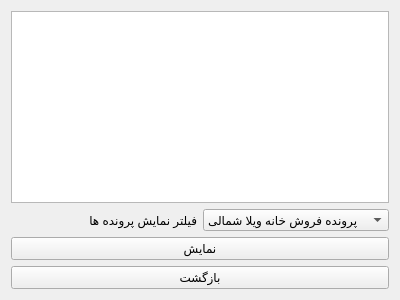
<?xml version="1.0" encoding="UTF-8"?>
<ui version="4.0">
 <class>parvande_page</class>
 <widget class="QWidget" name="parvande_page">
  <property name="geometry">
   <rect>
    <x>0</x>
    <y>0</y>
    <width>400</width>
    <height>300</height>
   </rect>
  </property>
  <property name="windowTitle">
   <string>Form</string>
  </property>
  <layout class="QGridLayout" name="gridLayout">
   <item row="0" column="0" colspan="2">
    <widget class="QTextEdit" name="textEdit"/>
   </item>
   <item row="2" column="0" colspan="2">
    <widget class="QPushButton" name="pushButton_1">
     <property name="text">
      <string>نمایش</string>
     </property>
    </widget>
   </item>
   <item row="1" column="1">
    <widget class="QComboBox" name="comboBox">
     <item>
      <property name="text">
       <string>پرونده فروش خانه ویلا شمالی</string>
      </property>
     </item>
     <item>
      <property name="text">
       <string>پرونده اجاره خانه ویلا شمالی</string>
      </property>
     </item>
     <item>
      <property name="text">
       <string>پرونده فروش خانه ویلا جنوبی</string>
      </property>
     </item>
     <item>
      <property name="text">
       <string>پرونده اجاره خانه ویلا جنوبی</string>
      </property>
     </item>
     <item>
      <property name="text">
       <string>پرونده فروش خانه اپارتمانی</string>
      </property>
     </item>
     <item>
      <property name="text">
       <string>پرونده اجاره خانه آپارتمانی </string>
      </property>
     </item>
    </widget>
   </item>
   <item row="1" column="0">
    <widget class="QLabel" name="label">
     <property name="text">
      <string>فیلتر نمایش پرونده ها </string>
     </property>
    </widget>
   </item>
   <item row="3" column="0" colspan="2">
    <widget class="QPushButton" name="pushButton_2">
     <property name="text">
      <string>بازگشت</string>
     </property>
    </widget>
   </item>
  </layout>
 </widget>
 <resources/>
 <connections/>
</ui>
